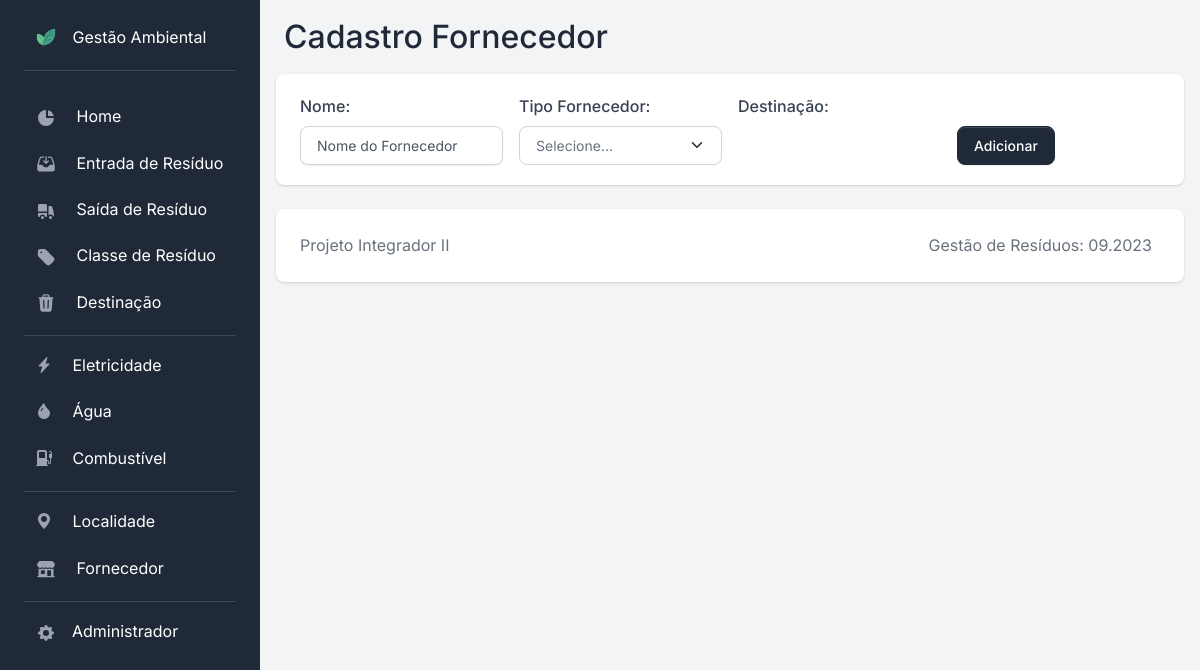
/fornecedor/cadastro/, run on an earlier commit of the app's database.
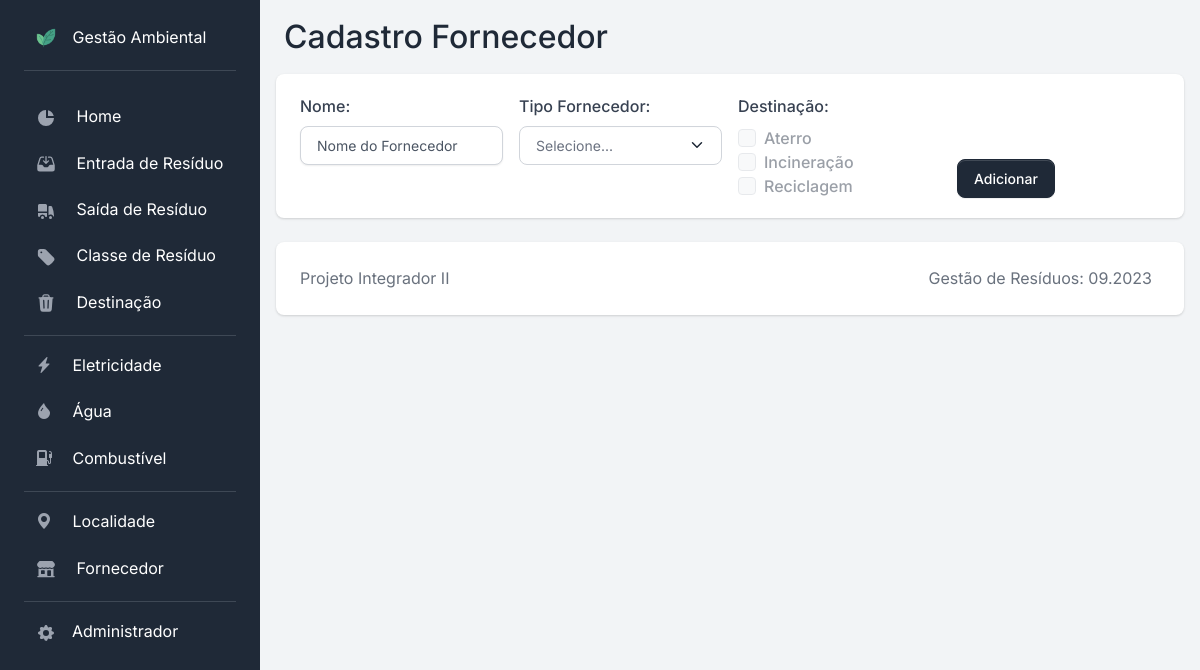
And on a later commit of the database.
### apps/destinacao/models.py (models this page shows)
class Destinacao(models.Model):
    id_destinacao = models.AutoField(primary_key=True)
    nome = models.CharField(max_length=50, null=False, blank=False)
    def __str__(self):
        return self.nome
    class Meta:
        db_table = "destinacao"
        ordering = ["nome"]
        verbose_name = "Destinação"
        verbose_name_plural = "Destinações"

### apps/fornecedor/views.py (the view)
class FornecedorCreate(SuccessMessageMixin, CreateView):
    model = Fornecedor
    form_class = FornecedorForm
    template_name = "fornecedor/fornecedor_cadastro.html"
    success_message = "Fornecedor cadastrado"
    success_url = reverse_lazy("fornecedor")
    def get_form(self, form_class=None):
        form = super().get_form(form_class)
        form.fields["destinacao"].disabled = True
        return form

### apps/fornecedor/forms.py
class FornecedorForm(ModelForm):
    TP_FORNECEDOR_CHOICES = [
        (None, "Selecione..."),
        ("Resíduos", "Resíduos"),
        ("Água", "Água"),
        ("Eletricidade", "Eletricidade"),
        ("Combustível", "Combustível"),
    ]
    tp_fornecedor = ChoiceField(
        label="Tipo Fornecedor",
        choices=TP_FORNECEDOR_CHOICES,
        widget=Select(attrs={"class": "form-select"}),
    )
    destinacao = ModelMultipleChoiceField(
        label="Destinação",
        queryset=Destinacao.objects.all(),
        widget=CheckboxSelectMultiple(attrs={"class": "form-check-input mb-0"}),
        required=False,
    )
    class Meta:
        model = Fornecedor
        fields = ["nome", "tp_fornecedor", "destinacao"]
        labels = {
            "nome": "Nome",
            "tp_fornecedor": "Tipo Fornecedor",
            "destinacao": "Destinação",
        }
        widgets = {
            "nome": TextInput(
                attrs={
                    "class": "form-control",
                    "placeholder": "Nome do Fornecedor",
                },
            ),
        }

### templates/fornecedor/fornecedor_cadastro.html (shortened to what this page needs)
{% extends 'base.html' %}
{% load static %}
{% load is_checkbox %}
{% block title %}
Cadastro Fornecedor
{% endblock %}
{% block content %}
<section class="card border-0 shadow">
  <div class="card-body">
    <form method="POST" id="form-fornecedor">
      <div class="row g-2">
        {% for field in form %}
        <div class="col me-2">
          {% if field|is_multiple_choice %}
          {{ field.label_tag }}
          {% for choice in field %}
          <div class="form-check mb-0">
            {{ choice.tag }}
            <label class="form-check-label mb-0" for="{{ choice.id_for_label }}">{{ choice.choice_label }}</label>
          </div>
          {% endfor %}
          {% else %}
          {{ field.label_tag }}
          {{ field }}
          {% endif %}
        </div>
        {% endfor %}
        <div class="col mt-auto">
          <button type="submit" class="btn btn-primary">Adicionar</button>
        </div>
      </div>
    </form>
  </div>
</section>
{% endblock %}

What changed in the data, as far as the page shows it:
added Destinacao: choice_label "Aterro"
added Destinacao: choice_label "Incineração"
added Destinacao: choice_label "Reciclagem"
